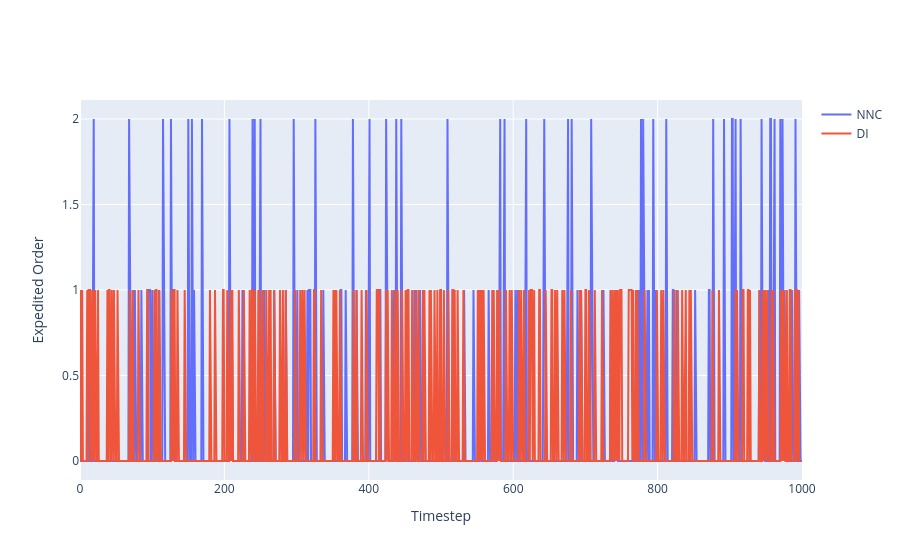

Notebook cell for this chart:
### Code cell
a = go.Scatter(y=[x.item() for x in nn_qe], name='NNC')
b = go.Scatter(y=si_qe, name='DI')
fig = go.Figure([a,b])
fig.layout.xaxis.title = 'Timestep'
fig.layout.yaxis.title = 'Expedited Order'
fig

### Figure 1 — Plotly figure (JSON) as saved in the notebook; plotly's stock layout.template omitted (floating-point values rounded to 4 significant figures; data arrays with more than 128 entries replaced by an {"elided": "..."} marker saying what was removed)
{"data": [{"name": "NNC", "type": "scatter", "y": {"elided": "1001 int values"}}, {"name": "DI", "type": "scatter", "y": {"elided": "1000 int values"}}], "layout": {"xaxis": {"title": {"text": "Timestep"}}, "yaxis": {"title": {"text": "Expedited Order"}}}}
